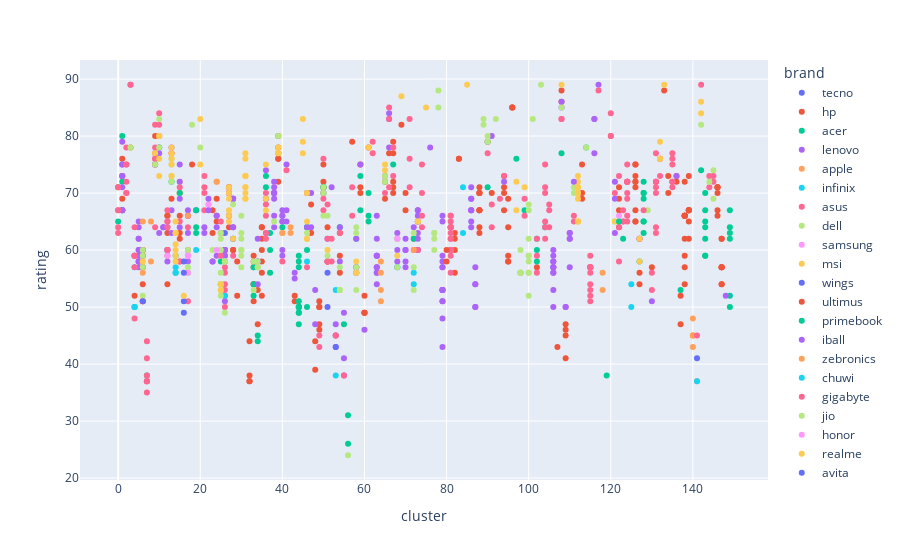

The notebook cell this image was saved under:
### Code cell
px.scatter(df_laptop, x='cluster', y='rating', color='brand')

### Figure 1 — Plotly figure (JSON) as saved in the notebook; plotly's stock layout.template omitted (floating-point values rounded to 4 significant figures; data arrays with more than 128 entries replaced by an {"elided": "..."} marker saying what was removed)
{"data": [{"hovertemplate": "brand=tecno<br>cluster=%{x}<br>rating=%{y}<extra></extra>", "legendgroup": "tecno", "marker": {"color": "#636efa", "symbol": "circle"}, "mode": "markers", "name": "tecno", "orientation": "v", "showlegend": true, "type": "scatter", "x": [26, 19], "xaxis": "x", "y": [63, 67], "yaxis": "y"}, {"hovertemplate": "brand=hp<br>cluster=%{x}<br>rating=%{y}<extra></extra>", "legendgroup": "hp", "marker": {"color": "#EF553B", "symbol": "circle"}, "mode": "markers", "name": "hp", "orientation": "v", "showlegend": true, "type": "scatter", "x": {"elided": "205 int values"}, "xaxis": "x", "y": {"elided": "205 int values"}, "yaxis": "y"}, {"hovertemplate": "brand=acer<br>cluster=%{x}<br>rating=%{y}<extra></extra>", "legendgroup": "acer", "marker": {"color": "#00cc96", "symbol": "circle"}, "mode": "markers", "name": "acer", "orientation": "v", "showlegend": true, "type": "scatter", "x": [58, 128, 54, 102, 44, 50, 12, 72, 13, 143, 67, 50, 44, 46, 25, 104, 114, 44, 4, 128, 99, 9, 44, 149, 44, 19, 46, 149, 149, 149, 19, 14, 123, 119, 128, 143, 19, 128, 7, 102, 102, 44, 128, 143, 37, 37, 34, 90, 143, 25, 1, 143, 40, 128, 44, 44, 33, 44, 46, 128, 37, 137, 44, 46, 14, 149, 149, 61, 28, 10, 127, 55, 61, 61, 143, 0, 36, 142, 1, 143, 44, 34, 90, 108, 33, 50, 33, 36, 1], "xaxis": "x", "y": [62, 63, 64, 60, 58, 71, 60, 62, 72, 67, 75, 70, 49, 64, 54, 64, 78, 57, 59, 70, 67, 75, 49, 67, 47, 64, 64, 64, 62, 63, 63, 56, 62, 38, 65, 62, 67, 65, 38, 58, 62, 50, 72, 70, 63, 60, 45, 79, 65, 58, 80, 59, 64, 70, 59, 50, 57, 50, 60, 69, 56, 53, 51, 50, 59, 52, 50, 70, 62, 78, 58, 47, 65, 66, 64, 65, 73, 74, 72, 59, 50, 44, 71, 77, 52, 71, 54, 71, 67], "yaxis": "y"}, {"hovertemplate": "brand=lenovo<br>cluster=%{x}<br>rating=%{y}<extra></extra>", "legendgroup": "lenovo", "marker": {"color": "#ab63fa", "symbol": "circle"}, "mode": "markers", "name": "lenovo", "orientation": "v", "showlegend": true, "type": "scatter", "x": {"elided": "201 int values"}, "xaxis": "x", "y": {"elided": "201 int values"}, "yaxis": "y"}, {"hovertemplate": "brand=apple<br>cluster=%{x}<br>rating=%{y}<extra></extra>", "legendgroup": "apple", "marker": {"color": "#FFA15A", "symbol": "circle"}, "mode": "markers", "name": "apple", "orientation": "v", "showlegend": true, "type": "scatter", "x": [140, 8, 140, 118, 140, 42, 42, 8, 64, 118, 140, 140, 64, 64, 64], "xaxis": "x", "y": [45, 65, 48, 53, 43, 63, 64, 58, 56, 56, 45, 45, 53, 58, 51], "yaxis": "y"}, {"hovertemplate": "brand=infinix<br>cluster=%{x}<br>rating=%{y}<extra></extra>", "legendgroup": "infinix", "marker": {"color": "#19d3f3", "symbol": "circle"}, "mode": "markers", "name": "infinix", "orientation": "v", "showlegend": true, "type": "scatter", "x": [72, 84, 72, 4, 53, 19, 84, 14, 68, 4, 26, 14, 46], "xaxis": "x", "y": [56, 71, 54, 50, 53, 60, 63, 56, 57, 57, 52, 57, 58], "yaxis": "y"}, {"hovertemplate": "brand=asus<br>cluster=%{x}<br>rating=%{y}<extra></extra>", "legendgroup": "asus", "marker": {"color": "#FF6692", "symbol": "circle"}, "mode": "markers", "name": "asus", "orientation": "v", "showlegend": true, "type": "scatter", "x": {"elided": "210 int values"}, "xaxis": "x", "y": {"elided": "210 int values"}, "yaxis": "y"}, {"hovertemplate": "brand=dell<br>cluster=%{x}<br>rating=%{y}<extra></extra>", "legendgroup": "dell", "marker": {"color": "#B6E880", "symbol": "circle"}, "mode": "markers", "name": "dell", "orientation": "v", "showlegend": true, "type": "scatter", "x": [6, 50, 50, 51, 30, 111, 17, 65, 145, 114, 6, 54, 65, 25, 68, 28, 100, 98, 129, 90, 33, 34, 26, 100, 58, 9, 26, 34, 58, 72, 72, 68, 17, 17, 25, 54, 30, 54, 26, 30, 20, 98, 26, 77, 33, 77, 25, 30, 34, 30, 58, 26, 77, 78, 77, 38, 92, 121, 108, 39, 101, 103, 30, 30, 98, 98, 25, 100, 100, 6, 25, 25, 23, 50, 78, 18, 25, 144, 111, 17, 10, 142, 100, 100, 6, 100, 100, 58, 58, 13, 6, 90, 13, 13, 145, 3, 10, 89, 89, 72, 46, 51, 25, 17, 100, 13], "xaxis": "x", "y": [60, 66, 71, 66, 66, 70, 60, 72, 74, 78, 59, 53, 73, 63, 62, 68, 62, 56, 67, 80, 53, 58, 49, 59, 64, 75, 58, 57, 53, 53, 57, 57, 56, 57, 56, 57, 62, 53, 58, 57, 78, 56, 58, 63, 58, 62, 54, 59, 57, 60, 63, 58, 60, 85, 63, 65, 83, 65, 85, 80, 83, 89, 60, 63, 60, 56, 53, 56, 67, 58, 52, 60, 60, 70, 88, 82, 54, 72, 71, 56, 78, 82, 59, 58, 57, 56, 52, 57, 56, 76, 52, 79, 73, 75, 69, 78, 83, 82, 83, 63, 63, 59, 62, 59, 68, 72], "yaxis": "y"}, {"hovertemplate": "brand=samsung<br>cluster=%{x}<br>rating=%{y}<extra></extra>", "legendgroup": "samsung", "marker": {"color": "#FF97FF", "symbol": "circle"}, "mode": "markers", "name": "samsung", "orientation": "v", "showlegend": true, "type": "scatter", "x": [22, 17, 68, 17, 24, 17, 22], "xaxis": "x", "y": [68, 59, 62, 56, 60, 59, 68], "yaxis": "y"}, {"hovertemplate": "brand=msi<br>cluster=%{x}<br>rating=%{y}<extra></extra>", "legendgroup": "msi", "marker": {"color": "#FECB52", "symbol": "circle"}, "mode": "markers", "name": "msi", "orientation": "v", "showlegend": true, "type": "scatter", "x": [112, 31, 127, 112, 112, 20, 73, 40, 14, 31, 27, 31, 46, 14, 112, 46, 112, 112, 28, 132, 61, 31, 10, 85, 15, 20, 112, 13, 132, 13, 45, 10, 45, 27, 112, 112, 45, 10, 108, 14, 6, 9, 99, 112, 27, 13, 36, 73, 39, 36, 39, 27, 39, 36, 14, 27, 121, 13, 65, 75, 31, 27, 31, 142, 31, 31, 46, 46, 133, 112, 31, 142, 69, 10, 31, 15, 25, 25, 51, 58, 14, 97, 65, 97, 68, 14, 14, 58, 132, 13], "xaxis": "x", "y": [71, 76, 58, 70, 65, 75, 65, 63, 60, 73, 65, 73, 62, 65, 72, 62, 73, 69, 62, 79, 78, 69, 80, 89, 70, 83, 71, 76, 76, 77, 79, 76, 77, 69, 71, 70, 83, 73, 89, 63, 58, 77, 71, 65, 67, 78, 67, 65, 78, 69, 77, 66, 77, 75, 63, 70, 65, 75, 75, 85, 69, 71, 73, 86, 71, 77, 65, 70, 89, 65, 71, 84, 87, 80, 70, 72, 53, 54, 60, 58, 59, 72, 74, 67, 59, 61, 58, 56, 76, 73], "yaxis": "y"}, {"hovertemplate": "brand=wings<br>cluster=%{x}<br>rating=%{y}<extra></extra>", "legendgroup": "wings", "marker": {"color": "#636efa", "symbol": "circle"}, "mode": "markers", "name": "wings", "orientation": "v", "showlegend": true, "type": "scatter", "x": [16, 16, 16, 16], "xaxis": "x", "y": [56, 58, 49, 51], "yaxis": "y"}, {"hovertemplate": "brand=ultimus<br>cluster=%{x}<br>rating=%{y}<extra></extra>", "legendgroup": "ultimus", "marker": {"color": "#EF553B", "symbol": "circle"}, "mode": "markers", "name": "ultimus", "orientation": "v", "showlegend": true, "type": "scatter", "x": [127, 109, 109, 109, 109, 4], "xaxis": "x", "y": [54, 46, 41, 45, 47, 52], "yaxis": "y"}, {"hovertemplate": "brand=primebook<br>cluster=%{x}<br>rating=%{y}<extra></extra>", "legendgroup": "primebook", "marker": {"color": "#00cc96", "symbol": "circle"}, "mode": "markers", "name": "primebook", "orientation": "v", "showlegend": true, "type": "scatter", "x": [56, 56], "xaxis": "x", "y": [26, 31], "yaxis": "y"}, {"hovertemplate": "brand=iball<br>cluster=%{x}<br>rating=%{y}<extra></extra>", "legendgroup": "iball", "marker": {"color": "#ab63fa", "symbol": "circle"}, "mode": "markers", "name": "iball", "orientation": "v", "showlegend": true, "type": "scatter", "x": [55], "xaxis": "x", "y": [41], "yaxis": "y"}, {"hovertemplate": "brand=zebronics<br>cluster=%{x}<br>rating=%{y}<extra></extra>", "legendgroup": "zebronics", "marker": {"color": "#FFA15A", "symbol": "circle"}, "mode": "markers", "name": "zebronics", "orientation": "v", "showlegend": true, "type": "scatter", "x": [6, 40, 24, 6, 17, 72, 24], "xaxis": "x", "y": [65, 63, 72, 56, 66, 60, 72], "yaxis": "y"}, {"hovertemplate": "brand=chuwi<br>cluster=%{x}<br>rating=%{y}<extra></extra>", "legendgroup": "chuwi", "marker": {"color": "#19d3f3", "symbol": "circle"}, "mode": "markers", "name": "chuwi", "orientation": "v", "showlegend": true, "type": "scatter", "x": [125, 4, 4, 125], "xaxis": "x", "y": [50, 50, 50, 54], "yaxis": "y"}, {"hovertemplate": "brand=gigabyte<br>cluster=%{x}<br>rating=%{y}<extra></extra>", "legendgroup": "gigabyte", "marker": {"color": "#FF6692", "symbol": "circle"}, "mode": "markers", "name": "gigabyte", "orientation": "v", "showlegend": true, "type": "scatter", "x": [128, 145], "xaxis": "x", "y": [67, 73], "yaxis": "y"}, {"hovertemplate": "brand=jio<br>cluster=%{x}<br>rating=%{y}<extra></extra>", "legendgroup": "jio", "marker": {"color": "#B6E880", "symbol": "circle"}, "mode": "markers", "name": "jio", "orientation": "v", "showlegend": true, "type": "scatter", "x": [56], "xaxis": "x", "y": [24], "yaxis": "y"}, {"hovertemplate": "brand=honor<br>cluster=%{x}<br>rating=%{y}<extra></extra>", "legendgroup": "honor", "marker": {"color": "#FF97FF", "symbol": "circle"}, "mode": "markers", "name": "honor", "orientation": "v", "showlegend": true, "type": "scatter", "x": [122, 12], "xaxis": "x", "y": [66, 59], "yaxis": "y"}, {"hovertemplate": "brand=realme<br>cluster=%{x}<br>rating=%{y}<extra></extra>", "legendgroup": "realme", "marker": {"color": "#FECB52", "symbol": "circle"}, "mode": "markers", "name": "realme", "orientation": "v", "showlegend": true, "type": "scatter", "x": [16, 127], "xaxis": "x", "y": [52, 62], "yaxis": "y"}, {"hovertemplate": "brand=avita<br>cluster=%{x}<br>rating=%{y}<extra></extra>", "legendgroup": "avita", "marker": {"color": "#636efa", "symbol": "circle"}, "mode": "markers", "name": "avita", "orientation": "v", "showlegend": true, "type": "scatter", "x": [51, 51, 6, 141, 53], "xaxis": "x", "y": [56, 50, 51, 41, 43], "yaxis": "y"}, {"hovertemplate": "brand=microsoft<br>cluster=%{x}<br>rating=%{y}<extra></extra>", "legendgroup": "microsoft", "marker": {"color": "#EF553B", "symbol": "circle"}, "mode": "markers", "name": "microsoft", "orientation": "v", "showlegend": true, "type": "scatter", "x": [80, 80], "xaxis": "x", "y": [58, 60], "yaxis": "y"}, {"hovertemplate": "brand=fujitsu<br>cluster=%{x}<br>rating=%{y}<extra></extra>", "legendgroup": "fujitsu", "marker": {"color": "#00cc96", "symbol": "circle"}, "mode": "markers", "name": "fujitsu", "orientation": "v", "showlegend": true, "type": "scatter", "x": [59, 122, 97, 59, 15], "xaxis": "x", "y": [67, 65, 76, 73, 70], "yaxis": "y"}, {"hovertemplate": "brand=lg<br>cluster=%{x}<br>rating=%{y}<extra></extra>", "legendgroup": "lg", "marker": {"color": "#ab63fa", "symbol": "circle"}, "mode": "markers", "name": "lg", "orientation": "v", "showlegend": true, "type": "scatter", "x": [22, 15, 76, 22, 15, 94, 111], "xaxis": "x", "y": [67, 72, 78, 69, 75, 72, 72], "yaxis": "y"}, {"hovertemplate": "brand=walker<br>cluster=%{x}<br>rating=%{y}<extra></extra>", "legendgroup": "walker", "marker": {"color": "#FFA15A", "symbol": "circle"}, "mode": "markers", "name": "walker", "orientation": "v", "showlegend": true, "type": "scatter", "x": [141], "xaxis": "x", "y": [37], "yaxis": "y"}, {"hovertemplate": "brand=axl<br>cluster=%{x}<br>rating=%{y}<extra></extra>", "legendgroup": "axl", "marker": {"color": "#19d3f3", "symbol": "circle"}, "mode": "markers", "name": "axl", "orientation": "v", "showlegend": true, "type": "scatter", "x": [53, 141], "xaxis": "x", "y": [38, 37], "yaxis": "y"}], "layout": {"legend": {"title": {"text": "brand"}, "tracegroupgap": 0}, "margin": {"t": 60}, "xaxis": {"anchor": "y", "domain": [0, 1], "title": {"text": "cluster"}}, "yaxis": {"anchor": "x", "domain": [0, 1], "title": {"text": "rating"}}}}
